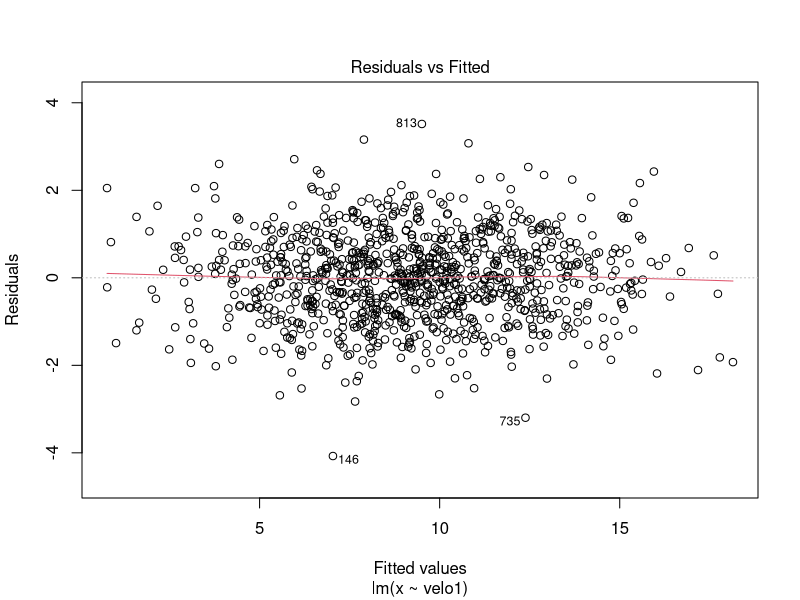
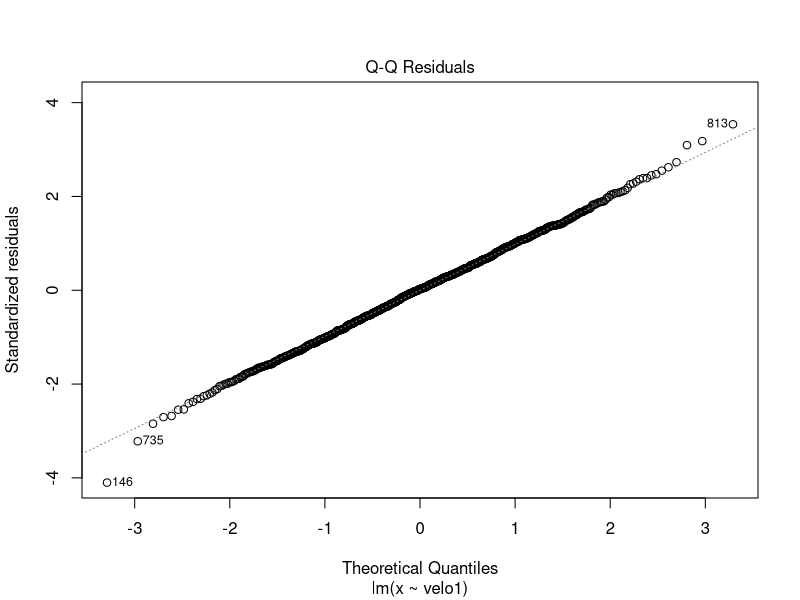
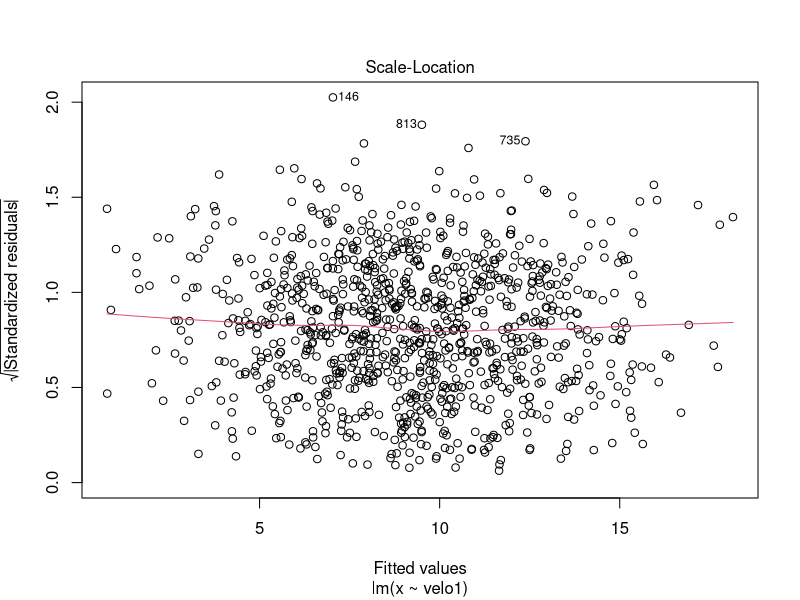
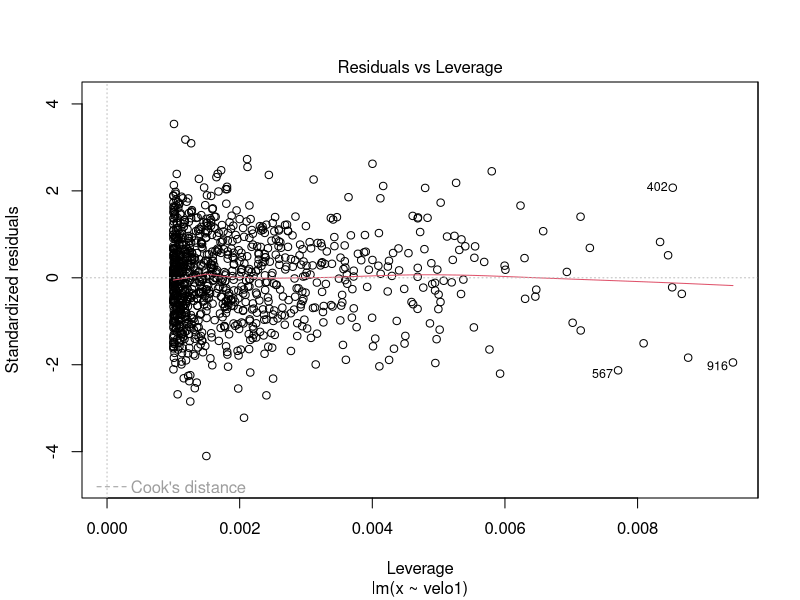
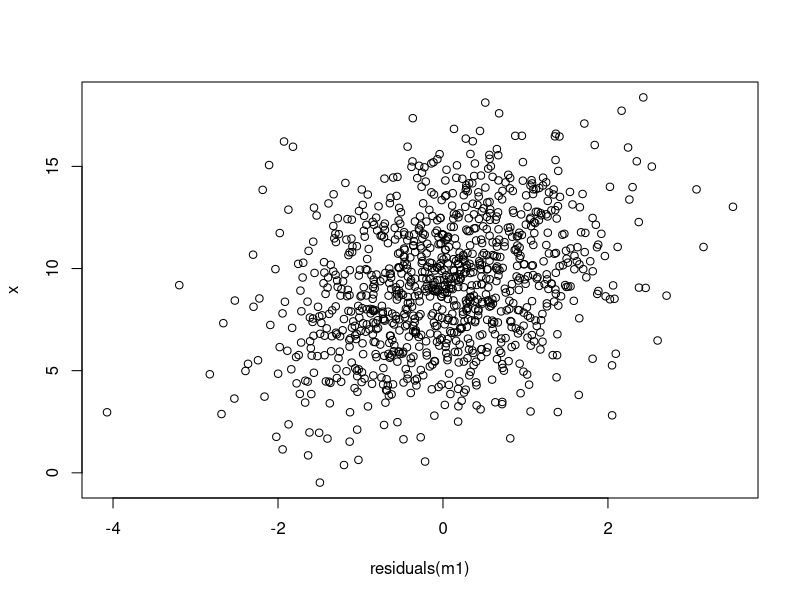
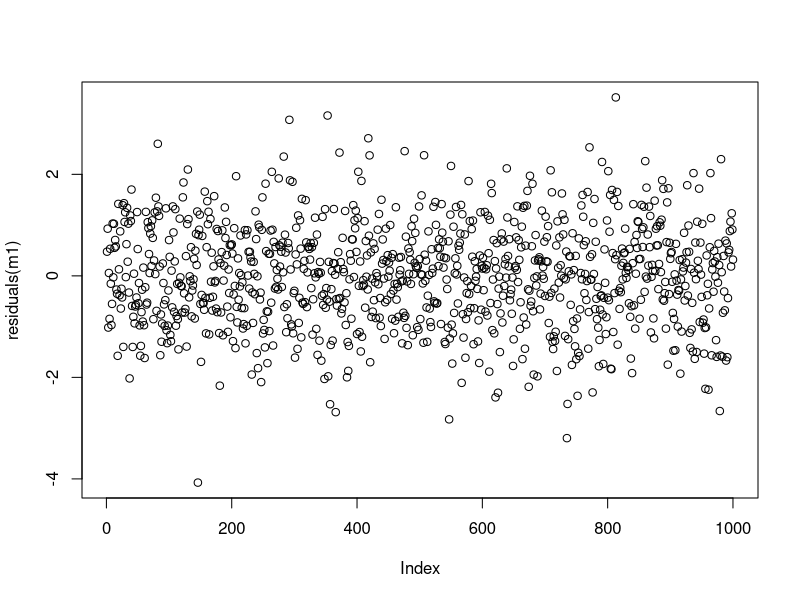
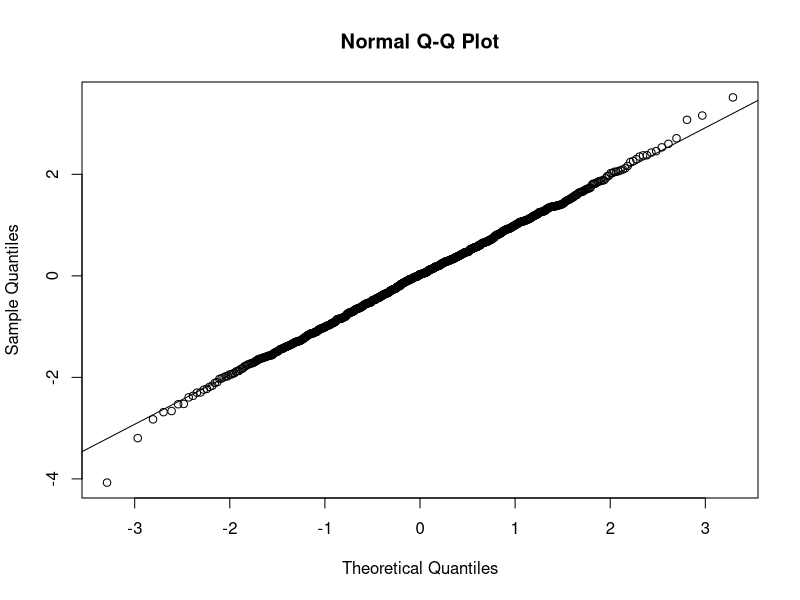
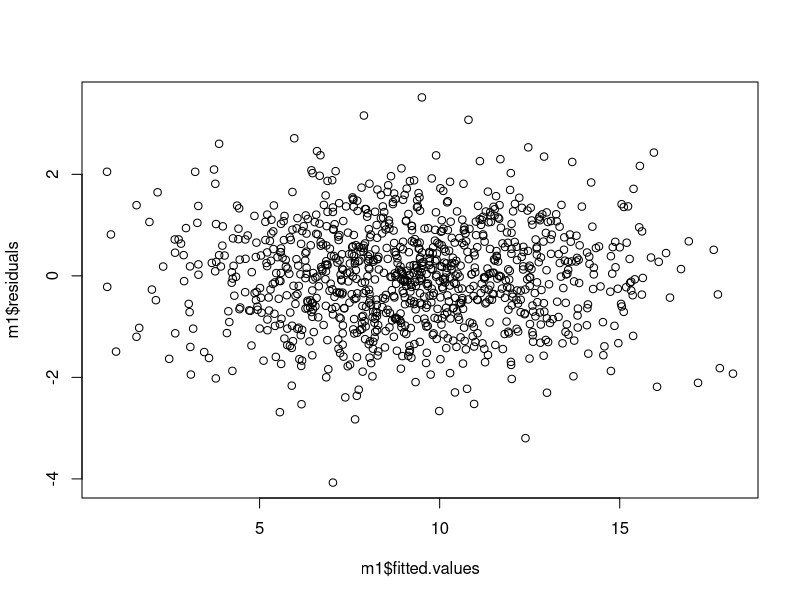

R code for these plots, in order: (Note: this script raises an error after producing the figures.)
            #########################################
            #   --------   raulvalerio@gmail.com----#
            #  --------  simple Linear regression R #
            #########################################


#########################################
#---------------- Synthetic data--------#
#########################################

set.seed(2)

### ----------  Problem 1 -------------
           
velo1 = rnorm(1000, m= 6, sd = 3)

x= 3 + velo1 +rnorm(1000)

m1= lm(x ~ velo1)   ##  lm( data= data, output ~ variables)

summary(m1)

## Assumptions

plot(m1)

##  linearity

plot( residuals(m1), x )

## independence

plot(residuals(m1) )     ##   m1$residuals

## normality

qqnorm(m1$residuals)
qqline(m1$residuals)


shapiro.test( m1$residuals)    # Shapiro test

## equal variance   / Homocedasticity

plot( m1$fitted.values, m1$residuals)


## testing  homoskedasticity

# load library
library(lmtest)

# perform test,,   Breusch - Pagan
bptest(m1)


### --  what about a polynomial??

velo1 = rnorm(1000, m= 6, sd = 3)

x= 3 + velo1^2 +rnorm(1000)

plot(velo1, x)

m2 = lm(x  ~ velo1)  

sum_m2  = summary( m2)

## anova table
anova(m2)

##  r-squared

summary(m2)$r.squared

sum_m2$adj.r.squared

#  MSE

mean(m2$residuals^2)

##------------ fit poly------

m3 =  lm( x ~ velo1 + I(velo1^2) )   #  velo1 and I(velo1) could be correlated

summary(m3)

summary(m3)$r.squared

model <- lm( x ~ poly(velo1,2))  # producing orthogonal polynomials, better choice

summary(model)

plot(fitted(model),residuals(model))



predic_2 <- predict(model, list(velo1 = velo1), type="response")

predic_2 = predict( model, data.frame( velo1) )

head(predic_2)

plot(velo1, predic_2,col='deepskyblue4',xlab='velo1',main='Observed data')

plot(velo1, x,col='firebrick1')

library(ggplot2)

ggplot() +                    # basic graphical object
  geom_point(aes(x=velo1, y= x, colour="Obs")) +  # first layer
  geom_point(aes(x=velo1, y= predic_2, colour="Pred")) + # second layer 
  labs(title= "Real vrs Predicted")

##---------- Problem 2---------------


# Values of height   ---- predictor
# 151, 174, 138, 186, 128, 136, 179, 163, 152, 131

# Values of weight.  ---- response
# 63, 81, 56, 91, 47, 57, 76, 72, 62, 48

## ----  lm function ---

x <- c(151, 174, 138, 186, 128, 136, 179, 163, 152, 131)
y <- c(63, 81, 56, 91, 47, 57, 76, 72, 62, 48)

plot(y,x)

# Apply the lm() function.

## model:     height = a + b*weight

## Proposed model is:  height=  a +  b*weight  + e
## e ~  N(0, s^2)
##
## Ho: b=0
## HA:  b not equal to 0

#  model = lm( formula= var1~ var2 ,data= mydata)

relation <- lm(x~y)

print(relation)    # or simply   relation

summary(relation)

## Equation

#   height = 61.3803 + 1.4153*weight

confint(relation)   # interval confidence

#  coef + (-1,1) * sigma^2 * t(alpha, df)

# Find height of a person with weight 75.
#predict
# predict( object, newdata)

a <- data.frame(y = 75)   # 75 kg

result <-  predict(relation,a)

result

61.3803 + 1.4153*75

plot(y,x,col = "blue",main = "Height & Weight Regression",
     abline(lm(x~y)),cex = 1.3,pch = 16,xlab = "Weight (Kg)",ylab = "Height (cm)")

### -----  test model assumptions

par( mfrow=c(2,2))
plot( relation)
par(mfrow=c(1,1))


## element 7,  weight= 76
#  Individually 


## normality
qqnorm( residuals(relation))
qqline( residuals(relation))

# equal variance
 plot(fitted(relation),residuals(relation))

## independece
plot(residuals(relation))    


plot(rstandard(relation))

####################################
## ---  ANOVA   one way         ---#
####################################

head(salary)

